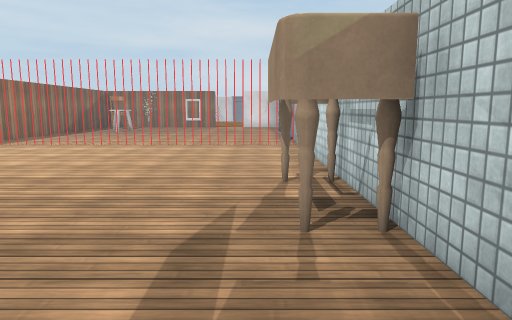
[1] (above)

18 first-person views from a walk through a scene from a Unity 3-D project. The camera is 1.3 m above the floor, tilts 8° down and sees 70° across. The floor is counted in squares, 1 m on a side. Each view is taken from the middle of a square. On the plan, view 1 faces up. The plan holds only what a view shows up to about 15 squares ahead; the rest is blank. The place goes on beyond the plan. The player is left out. Door leaves are left out, so doorways stand open. Some surface patterns are stand-ins.

[2]
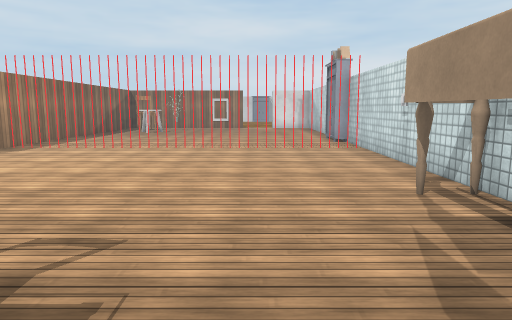

[3]
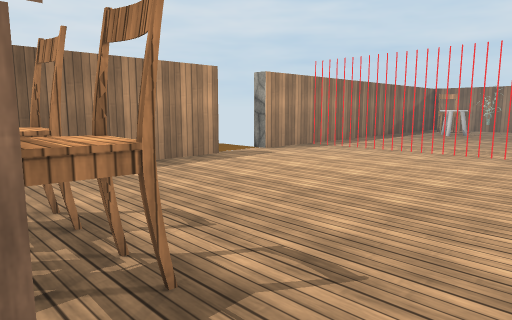

[4]
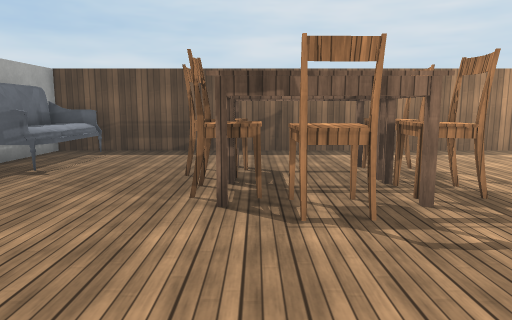

[5]
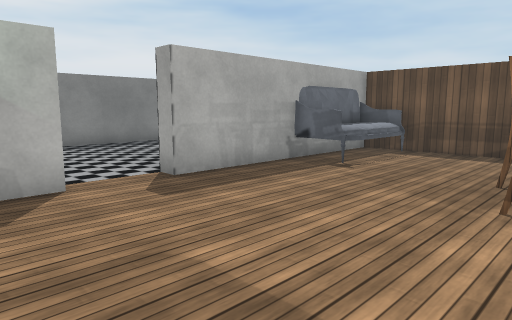

[6]
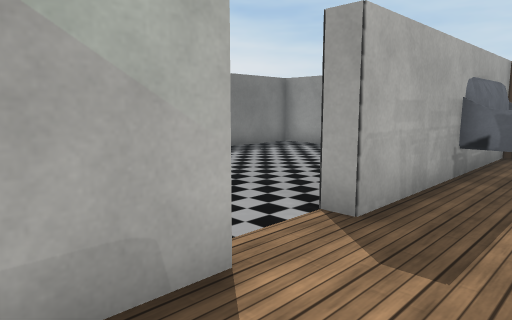

[7]
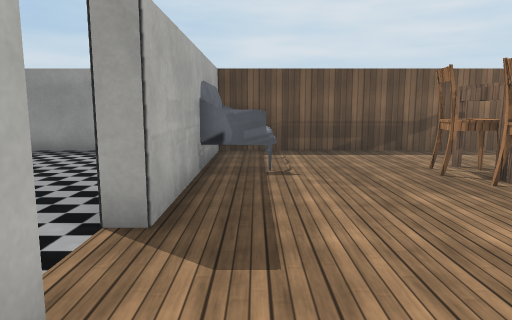

[8]
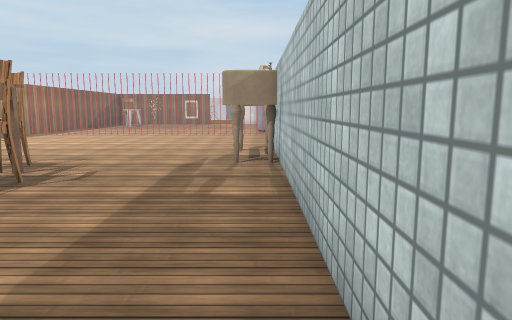

[9]
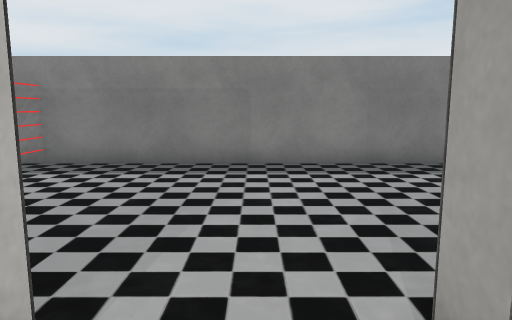

[10]
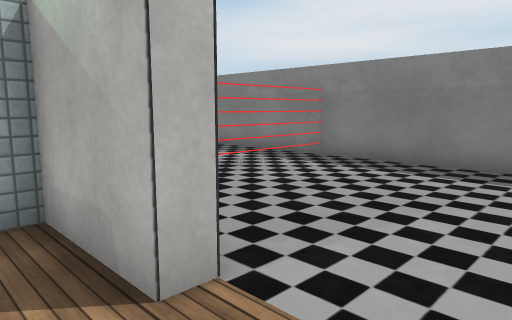

[11]
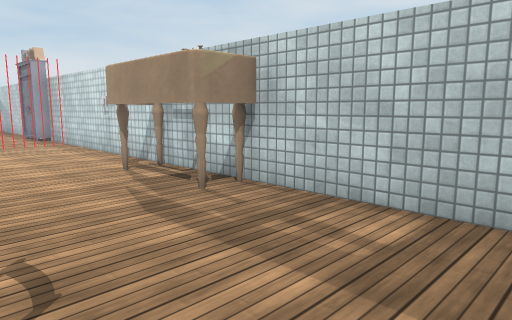

[12]
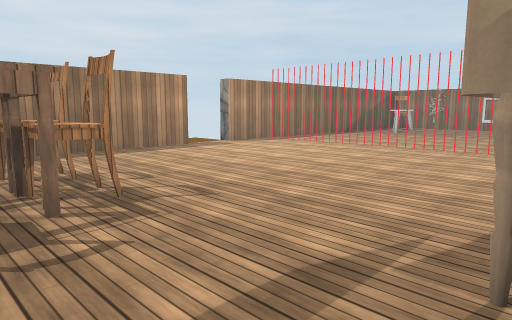

[13]
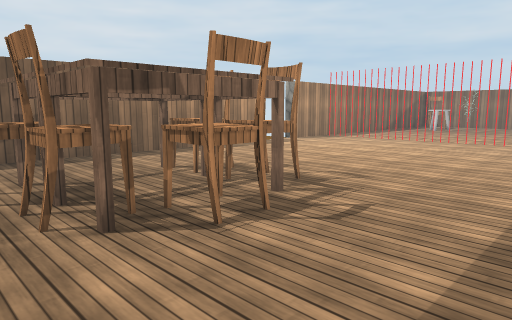

[14]
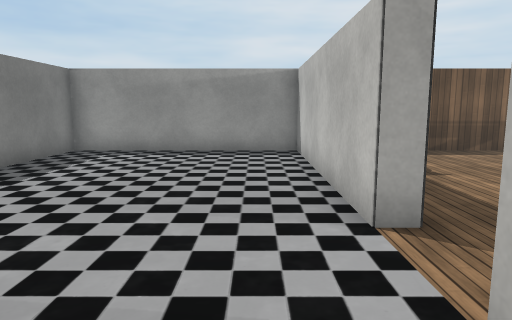

[15]
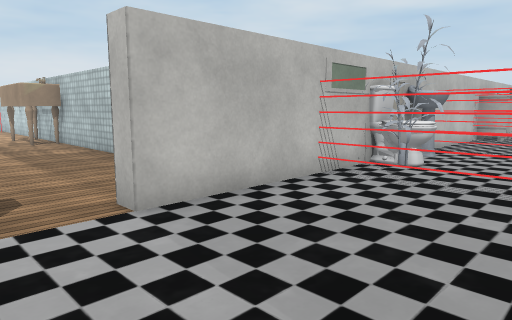

[16]
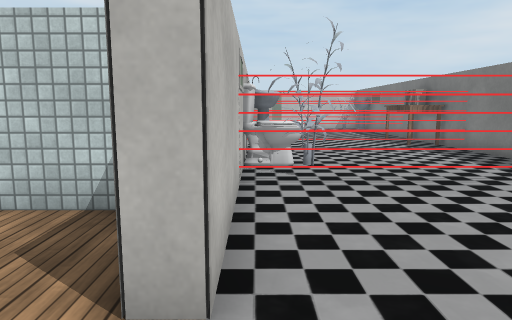

[17]
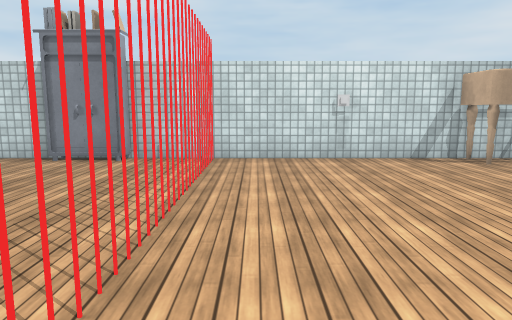

[18]
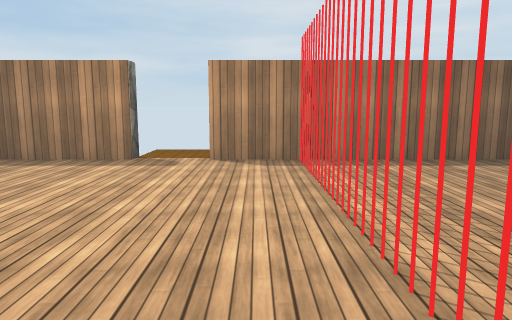

### Floor plan
Key: @ floor where view 1 was taken; # wall or solid block; . floor; T thing the floor can be seen under or through; O other object.
Columns run from 12 left of view 1 to 5 right of it. Each row starts with its distance up from view 1.
 16   #          #
 15   #..........##
 14   #...........#
 13   OOOOOOOOOOOO#
 12  #............#
 11  #............#
 10 ..............#
  9 .#............#
  8  #............#
  7  #...........O#
  6  #..........OO#
  5  #..........OO#
  4  #..........OO#
  3  #...OOOO.....#
  2  #...OOOO.....#
  1  #...OOOOO....#
  0  #...OOOO...@.#
 -1  #...OOO......#
 -2  #............#
 -3  #............#
 -4  #............#
 -5   OOOO........#
 -6  ##OOO####..####
 -7  #.............#OO
 -8  #.............TOO
 -9  #.............TO
-10  #.............T.
-11  #.............T.
-12  #.............T.
-13  #.............T.
-14  #################

Positions as (right, up) in squares from view 1, and headings:
1: (0, 0), facing up
2: (-2, 1), facing up
3: (-2, 2), facing up-left
4: (1, 0), facing left
5: (1, 0), facing down-left
6: (1, -4), facing down-left
7: (1, -5), facing left
8: (1, -5), facing up
9: (-2, -5), facing down
10: (-3, -5), facing down-right
11: (-3, -1), facing up-right
12: (1, 1), facing up-left
13: (0, -2), facing up-left
14: (1, -8), facing left
15: (-3, -11), facing up-right
16: (-3, -7), facing right
17: (-8, 12), facing right
18: (-1, 12), facing left
